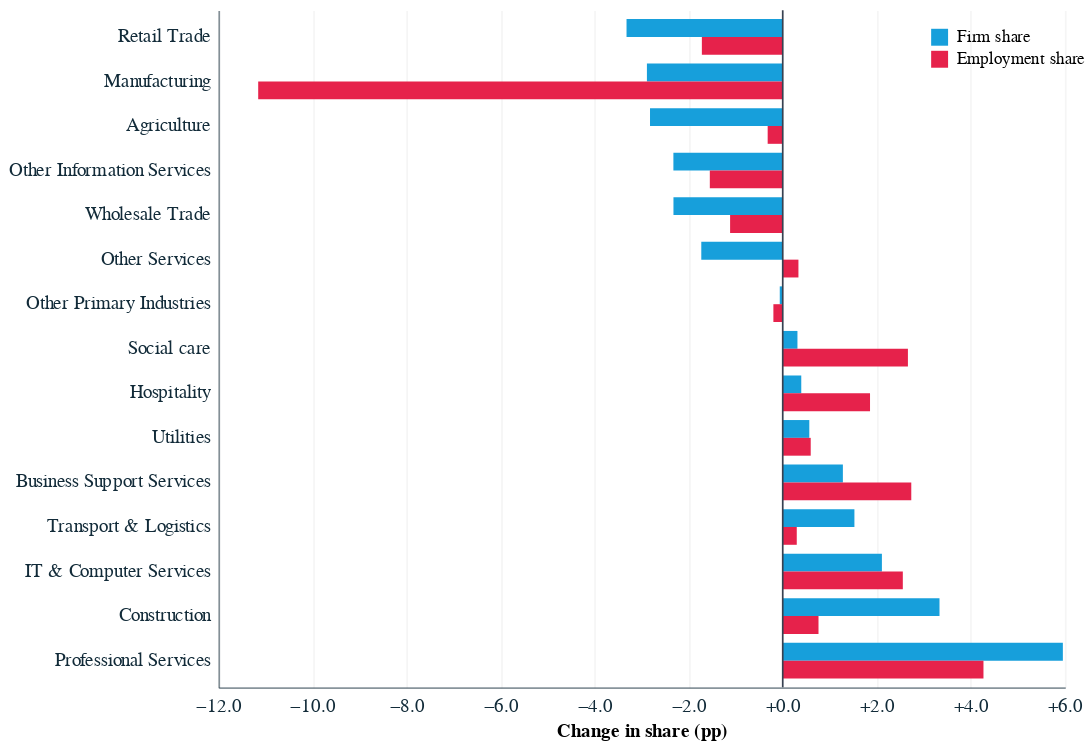

The cell this chart's notebook holds for it:
### Code cell
# CHANGE IN RELATIVE SHARE OF FIRMS AND EMPLOYMENT ACROSS SECTORS
START_YEAR = 2000
END_YEAR = 2023

# --- Filter to sector dimension and endpoint years ---
df_sector = population_df[
    (population_df['dimension'] == 'Sector') &
    (population_df['year'].isin([START_YEAR, END_YEAR]))
].copy()

# --- Compute shares for both measures ---
records = []
for measure, label in [('n_firms', 'Firm share'), ('employment', 'Employment share')]:
    temp = df_sector[['year', 'category', measure]].copy()
    totals = temp.groupby('year')[measure].sum().reset_index()
    totals.columns = ['year', 'total']
    temp = temp.merge(totals, on='year')
    temp['share'] = (temp[measure] / temp['total']) * 100
    pivoted = temp.pivot(index='category', columns='year', values='share').reset_index()
    pivoted.columns = ['category', 'start_share', 'end_share']
    pivoted['change'] = pivoted['end_share'] - pivoted['start_share']
    pivoted['measure'] = label
    records.append(pivoted[['category', 'change', 'measure']])

plot_df = pd.concat(records, ignore_index=True)

# --- Sort industries by firm share change ---
sort_order = (
    plot_df[plot_df['measure'] == 'Firm share']
    .sort_values('change')['category']
    .tolist()
)

# --- Grouped bar chart ---
bars = alt.Chart(plot_df).mark_bar().encode(
    x=alt.X('change:Q',
             axis=alt.Axis(title='Change in share (pp)', format='+.1f',
                           grid=True, gridOpacity=0.3),
             scale=alt.Scale(domain=[
                 plot_df['change'].min(),
                 plot_df['change'].max()
             ])),
    y=alt.Y('category:N',
             sort=sort_order,
             axis=alt.Axis(title=None, labelFontSize=11)),
    color=alt.Color('measure:N',
                     scale=alt.Scale(
                         domain=['Firm share','Employment share'],
                         range=["#179fdb","#e6224b"]
                     ),
                     legend=alt.Legend(title=None, orient='none',
                                       legendX=420,   
                                       legendY=10,  
                                       direction='vertical')),
    yOffset=alt.YOffset('measure:N', sort=['Firm share', 'Employment share'])
)

# --- Zero line ---
rule = alt.Chart(pd.DataFrame({'x': [0]})).mark_rule(
    color='#374151', strokeWidth=1
).encode(x='x:Q')

# --- Combine ---
chart = (bars + rule).properties(
    width=500,
    height=400
).configure_view(
    strokeWidth=0
)

display(chart)
chart.save(chart_path / 'Descriptive paper/Composition/BSD_sector_change.png', scale_factor=2.0)

### Figure 1 — Vega-Lite specification as saved in the notebook (floating-point values rounded to 4 significant figures)
{"config": {"font": "Circular Std", "mark": {"line": {"interpolate": "linear"}}, "view": {"stroke": "transparent", "width": 400, "height": 300, "strokeWidth": 0}, "range": {"category": ["#179fdb", "#e6224b", "#f4c245", "#122b39", "#eb5c2e", "#36b7b4"], "diverging": ["#E6224B", "#E54753", "#C9C9C9", "#179FDB", "#122B39"], "heatmap": ["#C9C9C9", "#179FDB", "#0063AF", "#122B39"], "ordinal": ["#00A767", "#36B7B4", "#179FDB", "#0063AF", "#243B5A"]}, "axisX": {"labelColor": "#122b39", "tickColor": "#122b39", "domainColor": "#122b39", "domainOpacity": 0.5, "gridOpacity": 0, "labelFont": "Circular Std", "labelAngle": 0, "labelAlign": "center", "labelFontSize": 11, "labelPadding": 5, "tickCount": 10, "tickSize": 0, "title": ""}, "axisY": {"labelColor": "#122b39", "labelFont": "Circular Std", "tickColor": "#122b39", "domainColor": "#122b39", "gridColor": "#122b39", "gridDash": [1, 5], "gridOpacity": 0.5, "labelPadding": 5, "labelFontSize": 11, "domainOpacity": 0.5, "tickSize": 0, "title": null, "titleAlign": "left", "titleAngle": 0, "titleBaseline": "bottom", "titleColor": "#122b39", "titleOpacity": 0.9, "titleX": 0, "titleY": -7}}, "layer": [{"data": {"name": "data-f5175d669c0af7b714532f890a8b568d"}, "mark": {"type": "bar"}, "encoding": {"color": {"field": "measure", "legend": {"direction": "vertical", "legendX": 420, "legendY": 10, "orient": "none", "title": null}, "scale": {"domain": ["Firm share", "Employment share"], "range": ["#179fdb", "#e6224b"]}, "type": "nominal"}, "x": {"axis": {"format": "+.1f", "grid": true, "gridOpacity": 0.3, "title": "Change in share (pp)"}, "field": "change", "scale": {"domain": [-11.15, 5.957]}, "type": "quantitative"}, "y": {"axis": {"labelFontSize": 11, "title": null}, "field": "category", "sort": ["Retail Trade", "Manufacturing", "Agriculture", "Other Information Services", "Wholesale Trade", "Other Services", "Other Primary Industries", "Social care", "Hospitality", "Utilities", "Business Support Services", "Transport & Logistics", "IT & Computer Services", "Construction", "Professional Services"], "type": "nominal"}, "yOffset": {"field": "measure", "sort": ["Firm share", "Employment share"], "type": "nominal"}}}, {"data": {"name": "data-d285a7403ed98ae579761d64a864032b"}, "mark": {"type": "rule", "color": "#374151", "strokeWidth": 1}, "encoding": {"x": {"field": "x", "type": "quantitative"}}}], "height": 400, "width": 500, "$schema": "https://vega.github.io/schema/vega-lite/v5.20.1.json", "datasets": {"data-f5175d669c0af7b714532f890a8b568d": [{"category": "Agriculture", "change": -2.822, "measure": "Firm share"}, {"category": "Business Support Services", "change": 1.279, "measure": "Firm share"}, {"category": "Construction", "change": 3.333, "measure": "Firm share"}, {"category": "Hospitality", "change": 0.3942, "measure": "Firm share"}, {"category": "IT & Computer Services", "change": 2.109, "measure": "Firm share"}, {"category": "Manufacturing", "change": -2.888, "measure": "Firm share"}, {"category": "Other Information Services", "change": -2.325, "measure": "Firm share"}, {"category": "Other Primary Industries", "change": -0.06306, "measure": "Firm share"}, {"category": "Other Services", "change": -1.732, "measure": "Firm share"}, {"category": "Professional Services", "change": 5.957, "measure": "Firm share"}, {"category": "Retail Trade", "change": -3.321, "measure": "Firm share"}, {"category": "Social care", "change": 0.3131, "measure": "Firm share"}, {"category": "Transport & Logistics", "change": 1.524, "measure": "Firm share"}, {"category": "Utilities", "change": 0.5651, "measure": "Firm share"}, {"category": "Wholesale Trade", "change": -2.324, "measure": "Firm share"}, {"category": "Agriculture", "change": -0.3204, "measure": "Employment share"}, {"category": "Business Support Services", "change": 2.733, "measure": "Employment share"}, {"category": "Construction", "change": 0.7607, "measure": "Employment share"}, {"category": "Hospitality", "change": 1.856, "measure": "Employment share"}, {"category": "IT & Computer Services", "change": 2.554, "measure": "Employment share"}, {"category": "Manufacturing", "change": -11.15, "measure": "Employment share"}, {"category": "Other Information Services", "change": -1.55, "measure": "Employment share"}, {"category": "Other Primary Industries", "change": -0.1987, "measure": "Employment share"}, {"category": "Other Services", "change": 0.3339, "measure": "Employment share"}, {"category": "Professional Services", "change": 4.268, "measure": "Employment share"}, {"category": "Retail Trade", "change": -1.72, "measure": "Employment share"}, {"category": "Social care", "change": 2.662, "measure": "Employment share"}, {"category": "Transport & Logistics", "change": 0.2984, "measure": "Employment share"}, {"category": "Utilities", "change": 0.5952, "measure": "Employment share"}, {"category": "Wholesale Trade", "change": -1.119, "measure": "Employment share"}], "data-d285a7403ed98ae579761d64a864032b": [{"x": 0}]}}
